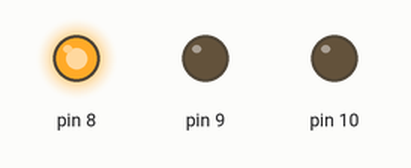
Bench run of a sketch on a simulated Arduino Uno, built with avr-gcc and run on an emulated ATmega328P. On the bench: output pins drawn as LEDs (lit = HIGH).

Above: at 1.5 s.
At 4.0 s:
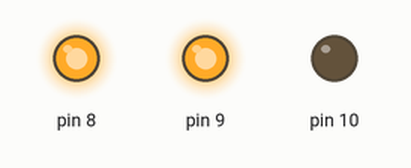
At 6.5 s:
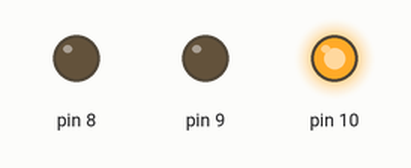
At 9.0 s:
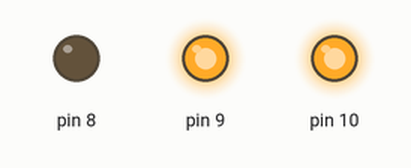
Timing chart, 0 to 13.0 s (numbered marks = the images above):
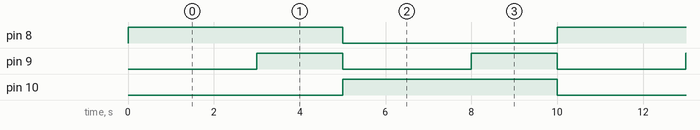

Measured:
- by itself, pin 8, pin 10: alternates HIGH for 5.0 s and LOW for 5.0 s
- by itself, pin 9: alternates HIGH for 2.0 s and LOW for 3.0 s
- by itself, everything shown: repeats every 10.0 s, in 4 steps

The sketch:

Auto_Traffic_lighting_system.ino
```cpp
void setup() {
  // initialize digital pin LED_BUILTIN as an output.
  pinMode(8, OUTPUT);
  pinMode(9, OUTPUT);
  pinMode(10, OUTPUT);
}

// the loop function runs over and over again forever
void loop() {
  digitalWrite(8, HIGH);
  delay(3000);

  digitalWrite(9, HIGH);
  delay(2000);
  digitalWrite(8, LOW);
  digitalWrite(9, LOW);
  digitalWrite(10, HIGH);
  delay(3000);

  digitalWrite(9, HIGH);
  delay(2000);

  digitalWrite(10, LOW);
  digitalWrite(9, LOW);
  digitalWrite(8, HIGH);


}
```
